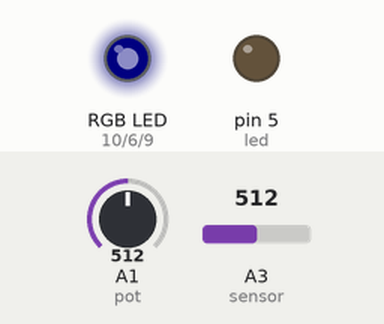
The sketch below on a simulated Arduino Uno, built with avr-gcc and run on an emulated ATmega328P. Parts: an RGB LED mixed from three pins (HIGH = lit), output pins drawn as LEDs (lit = HIGH). Dashed ring = blinking. The test bench sets the inputs (shaded band); at power-on: A3 (sensor) = 512, A1 (pot) = 512. Dim RGB values are drawn brighter than linear; what the sketch prints to the serial monitor is not drawn.

Above: at 1.2 s.
1.3 s: A3 (sensor) set to 122
At 1.6 s:
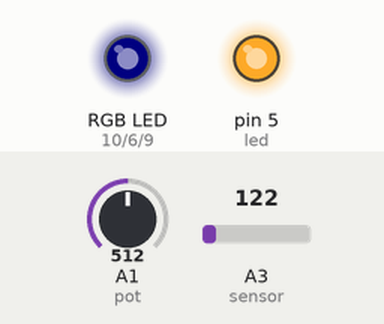
4.4 s: A3 (sensor) set to 70
At 4.43 s:
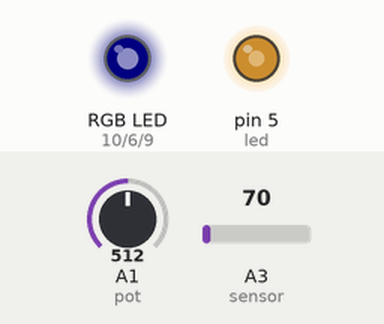
7.5 s: A3 (sensor) set to 306
At 7.73 s:
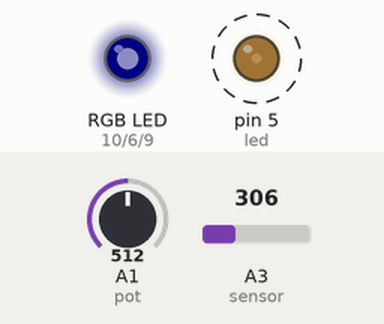
Timing chart, 0 to 16.6 s (numbered marks = the images above; inputs shaded):
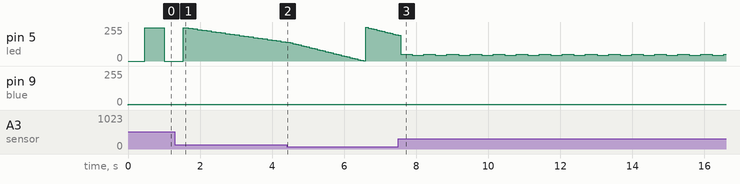

Measured:
- by itself, pin 5 (led): alternates 50/255 for 0.32 s and 45/255 for 0.32 s

The sketch:

MusicVisualizationProject.ino
```cpp
// I/O pins
int sensor = A3;
int pot = A1;
int led = 5;
int red = 10;
int blue = 9;
int green = 6;

// color control
int rVal = 0;
int gVal = 0;
int bVal = 5;
int threshold = 80;

// rawVal computation
int peakValue = 0;
int decayRate = 5;
int p = 6;

void setup() {
  pinMode(sensor, INPUT);
  pinMode(pot, INPUT);
  pinMode(led, OUTPUT);
  pinMode(red, OUTPUT);
  pinMode(green, OUTPUT);
  pinMode(blue, OUTPUT);
  Serial.begin(9600);
}


void loop() {

  // potentiometer controls the rawVal computation
  int potVal = analogRead(pot);
  threshold = map(potVal, 0, 1023, 0, 120);

  int rawVal = analogRead(sensor);

  if (rawVal > peakValue) {
    peakValue = rawVal;
  } else {
    if (peakValue > 0) {
      peakValue -= decayRate;
    }
  }

  // compute power of rawVal to make it noticible of change
  int v = pow(peakValue, p);

  // RGB LED
  if (v > threshold) {
    analogWrite(red, threshold);
    v -= threshold;
    if (v > threshold) {
      analogWrite(blue, threshold + bVal);
      v -= threshold;
      analogWrite(green, v);
    } else {
      analogWrite(blue, v + bVal);
      analogWrite(green, 0);
    }
  } else {
    analogWrite(red, v);
    analogWrite(blue, 0 + bVal);
    analogWrite(green, 0);
  }

  // normal LED
  analogWrite(led, peakValue);

  // serial debugging: visualizing rawVal
  for(int i = rawVal; i > 0; i--) {
    Serial.print("-");
  }
  Serial.println();
  delay(0);
}
```
